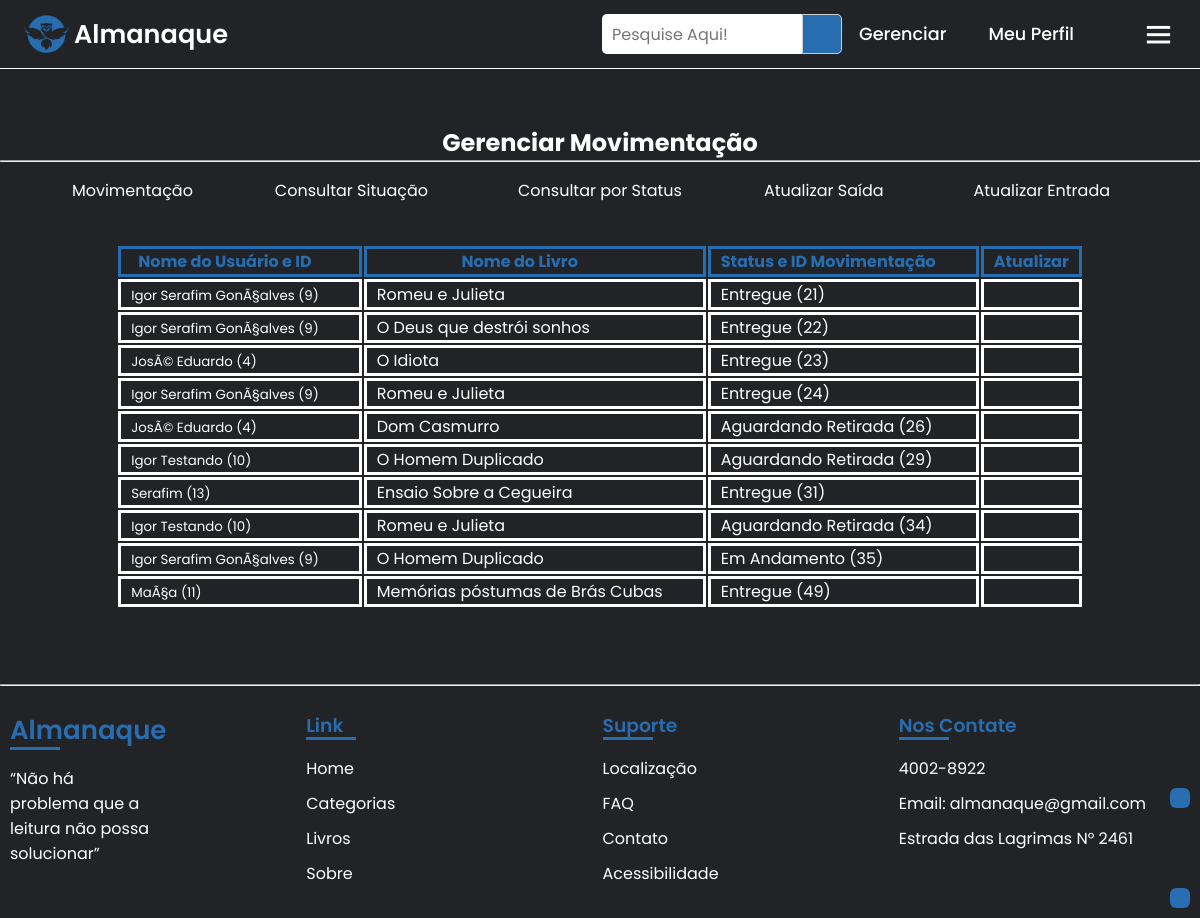
Page /funcionario/gerenciar_movimentacao/movimentacao_lista.php (signed in) on the earlier database version.
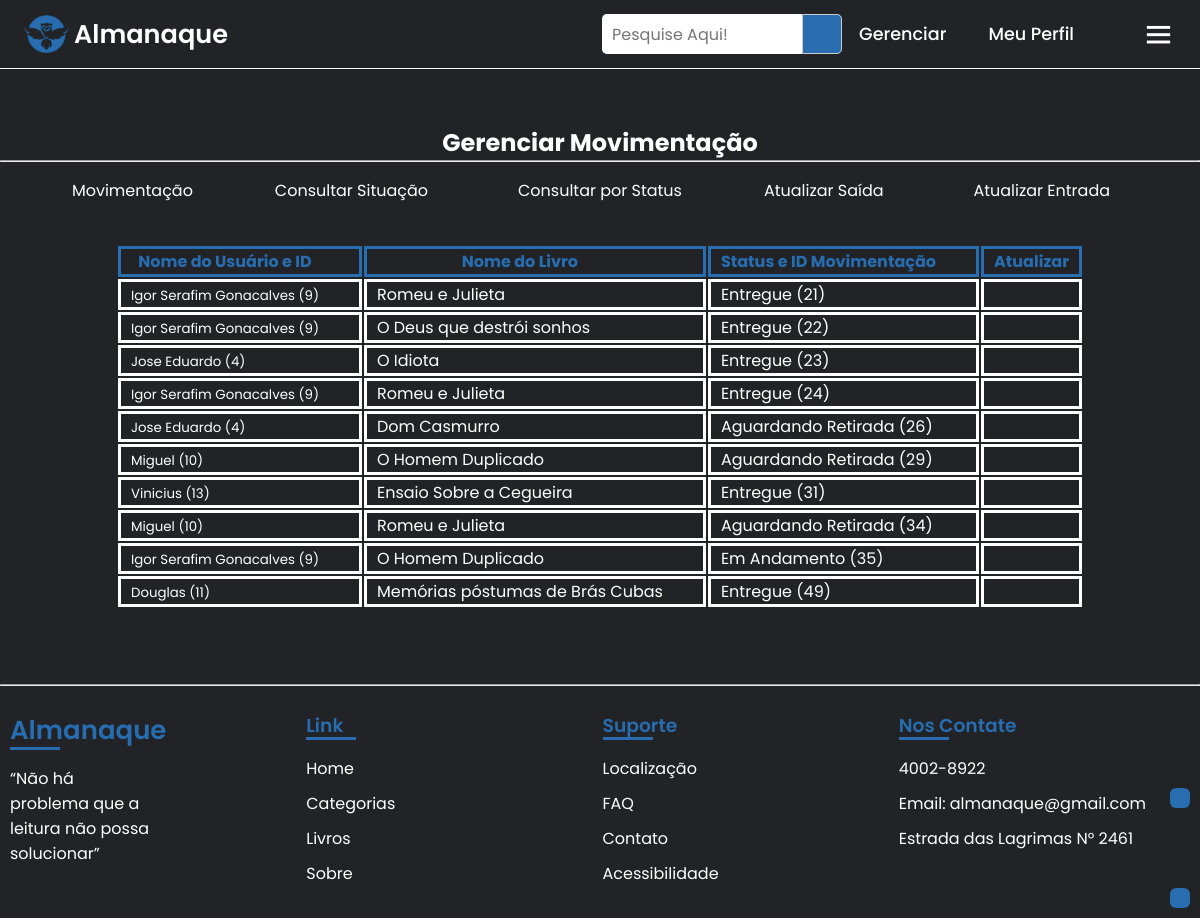
Same page on the later database version.
### tables this page shows
CREATE TABLE `usuario` (
  `id_usuario` int NOT NULL,
  `nome_usuario` varchar(50) NOT NULL,
  `email_usuario` varchar(50) NOT NULL,
  `data_usuario` date NOT NULL,
  `cpf_usuario` varchar(255) NOT NULL,
  `senha_usuario` varchar(255) NOT NULL,
  `endereco_usuario` varchar(50) NOT NULL,
  `telefone_usuario` varchar(11) NOT NULL,
  `id_sessao` int NOT NULL
);

### funcionario/gerenciar_movimentacao/movimentacao_lista.php (the view, shortened to what the changed rows need)
<?php
if($_SESSION['id_sessao'] == 2) {
?>
<!DOCTYPE html>
<html lang="pt-br">
<head>
    <link rel="stylesheet" href="../../css/style.css">
    <link rel="stylesheet" href="../../css/table.css">
    <link rel="stylesheet" href="../../css/menu_gerenciar.css">
    <link rel="stylesheet" href="../../css/livro-aberto.css">
    <link href="https://cdn.jsdelivr.net/npm/remixicon@3.5.0/fonts/remixicon.css" rel="stylesheet">
    <link rel="stylesheet"href="https://unpkg.com/boxicons@latest/css/boxicons.min.css">
</head>
<body>
<?php include('../../include/import_menu_gerenciar.php');
    include('../../include/conexao.php'); ?>
    <br><br><br><br><br>
    <?php include('../../include/import_menu_movimentacao_gerenciar.php'); ?>
    <br>
    <table>
        <tr>
            <th class="atributo_th">Nome do Usuário e ID</th>
            <th class="atributo_th">Nome do Livro</th>
            <th class="atributo_th">Status e ID Movimentação</th>
            <th class="id_th">Atualizar</th>
        </tr>
        <?php
        $sql = mysqli_query($mysqli, "SELECT  *   FROM  Movimentacao");
        while ($result = mysqli_fetch_array($sql))
            {
                $id_movimentacao = $result['id_movimentacao'];
                $id_usuario = $result['id_usuario'];
                $id_livro = $result['id_livro'];
                $id_status_movimentacao = $result['id_status_movimentacao'];
                echo "<tr>";
                    $sql2 = "SELECT * FROM usuario id_usuario WHERE id_usuario = '$id_usuario'";
                    $resultad2 = $mysqli->query($sql2);
                    while ($row = mysqli_fetch_array($resultad2))
                    {
                        echo "<td class='atributo_td'><form method='post' action='movimentacao_aberto.php'>
                        <input name='id_movimentacao' value='".$id_movimentacao."' style='display: none;'>
                            <button type='submit' name='Submit' style='border: none; background-color: transparent; color: #fff; cursor: pointer; '>
                                ".$row['nome_usuario']." (".$id_usuario.")
                            </button>
                        </form></td>";
                    }
                    $sql3 = "SELECT * FROM livro id_livro WHERE id_livro = '$id_livro'";
                    $resultad3 = $mysqli->query($sql3);
                    while ($row3 = mysqli_fetch_array($resultad3))
                    {
                        echo "<td class='atributo_td'>".$row3['nome_livro']."</td>";
                    }
                    $sql4 = "SELECT * FROM status_movimentacao id_status_movimentacao WHERE id_status_movimentacao = '$id_status_movimentacao'";
                    $resultad4 = $mysqli->query($sql4);
                    while ($row4 = mysqli_fetch_array($resultad4))
                    {
                        echo "<td class='atributo_td'>".$row4['nome_status_movimentacao']." (".$id_movimentacao.")</td>";
                        if($id_status_movimentacao == 4){
                            echo"<form action='php/variaveis_atualizar_movimentacao.php' method='post'>
                                    <input type='text' value='".$id_usuario."' name='id_usuario' style='display:none;'>
                                    <input type='text' value='id_usuario' name='atualizar_por' style='display:none;'>
                                    <input type='text' value='saida' name='caminho' style='display:none;'>
                                    <td class='id_td'>
                                    <button type='submit' style='border: none; background-color: transparent; color: #fff; cursor: pointer;'>
                                        <i class='ri-edit-2-fill'></i>
                                    </button></td>
                                </form>";
                        }
                        elseif($id_status_movimentacao == 3){
                            echo "<td class='id_td'><i class='ri-check-double-fill'></i></td>";
                        }
                        else{
                            echo"<form action='php/variaveis_atualizar_movimentacao.php' method='post'>
                                <input type='text' value='".$id_usuario."' name='id_usuario' style='display:none;'>
                                <input type='text' value='id_usuario' name='atualizar_por' style='display:none;'>
                                <input type='text' value='entrada' name='caminho' style='display:none;'>
                                <td class='id_td'>
                                <button type='submit' class:'button' style='border: none; background-color: transparent; color: #fff; cursor: pointer;' >
                                    <i class='ri-edit-2-fill'></i>
                                </button></td>
                            </form>";
                        }
                    }
            };
        ?>
    </table>
    <br><br><br>
    <?php include('../../include/import_footer_gerenciar.php');
    include('../../include/acessibilidade.php') ?>
</body>
</html>
<?php
}
else {
    echo "Você não pode acessar essa página, sua permissão é inválida";
}
?>

Differences in the rows shown:
changed usuario: nome_usuario "Igor Serafim GonÃ§alves" → "Igor Serafim Gonacalves"
changed usuario: nome_usuario "JosÃ© Eduardo" → "Jose Eduardo"
changed usuario: nome_usuario "Igor Testando" → "Miguel"
changed usuario: nome_usuario "Serafim" → "Vinicius"
changed usuario: nome_usuario "MaÃ§a" → "Douglas"
